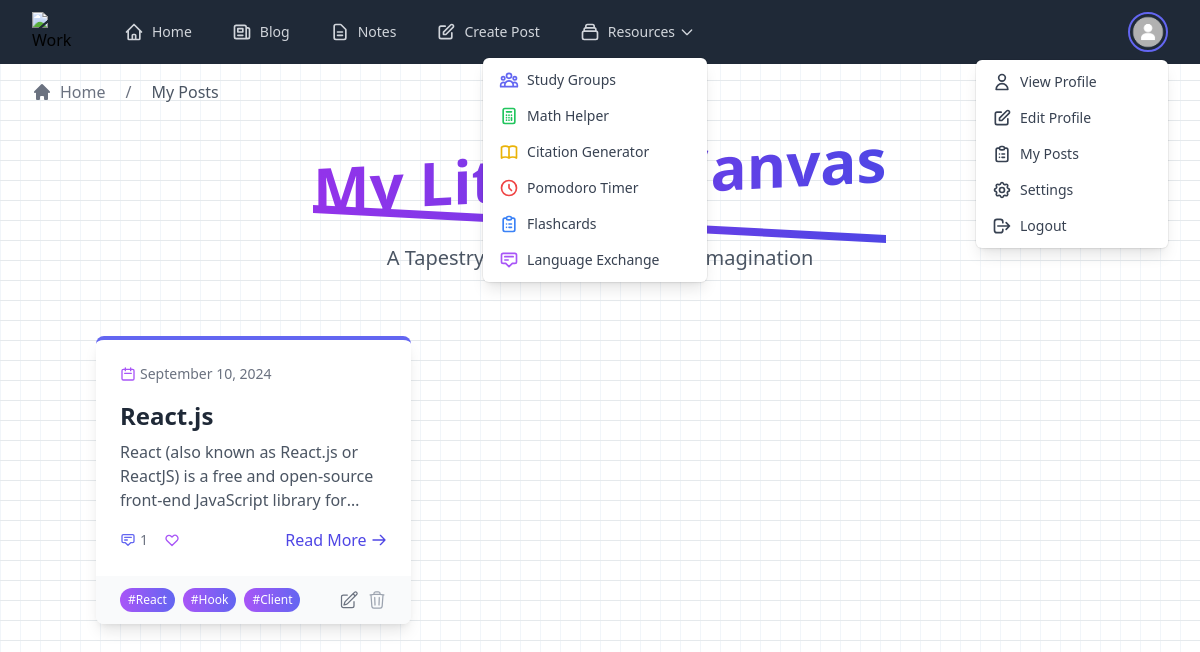
Screenshot of /my-posts (signed in) with the database file from the repository.
### models/post.py (models this page shows, shortened)
class Post(db.Model):
    id = db.Column(db.Integer, primary_key=True)
    title = db.Column(db.String(100), nullable=False)
    content = db.Column(db.Text, nullable=False)
    date_posted = db.Column(db.DateTime, nullable=False, default=datetime.utcnow)
    user_id = db.Column(db.Integer, db.ForeignKey("user.id"), nullable=False)
    comments = db.relationship("Comment", backref="post", lazy="dynamic")
    image_file = db.Column(db.String(20), nullable=True)
    tags = db.relationship(
        "Tag", secondary=post_tags, backref=db.backref("posts", lazy="dynamic")
    )
    likes = db.relationship(
        "User", secondary=post_likes, backref=db.backref("posts_liked", lazy="dynamic")
    )

### models/tag.py (models this page shows, shortened)
class Tag(db.Model):
    id = db.Column(db.Integer, primary_key=True)
    name = db.Column(db.String(50), unique=True, nullable=False)

### routes/main.py (the view)
@main.route('/my-posts')
@login_required
def my_posts():
    posts = Post.query.filter_by(author=current_user).order_by(Post.date_posted.desc()).all()
    return render_template('my_posts.html', posts=posts)

### models/user.py (called while the page is built)
@login_manager.user_loader
def load_user(user_id):
    return User.query.get(int(user_id))

### templates/my_posts.html (shortened to what this page needs)
{% extends "base.html" %}
{% block breadcrumbs %}
    {{ super() }}
    <span class="mx-5 text-gray-500">/</span>
    <span class="text-gray-600">My Posts</span>
{% endblock %}
{% block content %}
<div class="min-h-screen py-12 px-4 sm:px-6 lg:px-8">
    <div class="max-w-7xl mx-auto">
        <div class="text-center mb-16">
            <div class="inline-block">
                <h1 class="text-6xl font-extrabold text-transparent bg-clip-text bg-gradient-to-r from-purple-600 to-indigo-600 mb-4 transform -skew-y-3">
                </h1>
            </div>
            <p class="mt-4 text-xl text-gray-600">A Tapestry of Words, Woven with Imagination</p>
        </div>
        {% if posts %}
            <div class="grid grid-cols-1 md:grid-cols-2 lg:grid-cols-3 gap-8">
                {% for post in posts %}
                    <div class="bg-white rounded-lg shadow-lg overflow-hidden border-t-4 border-indigo-500">
                        <div class="p-6">
                            <div class="flex items-center justify-between mb-4">
                                <span class="text-sm text-gray-500 flex items-center">
                                    <svg xmlns="http://www.w3.org/2000/svg" class="h-4 w-4 mr-1 text-purple-500" fill="none" viewBox="0 0 24 24" stroke="currentColor">
                                        <path stroke-linecap="round" stroke-linejoin="round" stroke-width="2" d="M8 7V3m8 4V3m-9 8h10M5 21h14a2 2 0 002-2V7a2 2 0 00-2-2H5a2 2 0 00-2 2v12a2 2 0 002 2z" />
                                    </svg>
                                    {{ post.date_posted.strftime('%B %d, %Y') }}
                                </span>
                            </div>
                            <h2 class="text-2xl font-bold text-gray-800 mb-2 hover:text-indigo-600 transition duration-300">{{ post.title }}</h2>
                            <p class="text-gray-600 mb-4 line-clamp-3">{{ post.content }}</p>
                            <div class="flex items-center justify-between">
                                <div class="flex items-center space-x-4">
                                    <span class="text-sm text-gray-500 flex items-center">
                                        <svg xmlns="http://www.w3.org/2000/svg" class="h-4 w-4 mr-1 text-indigo-500" fill="none" viewBox="0 0 24 24" stroke="currentColor">
                                            <path stroke-linecap="round" stroke-linejoin="round" stroke-width="2" d="M7 8h10M7 12h4m1 8l-4-4H5a2 2 0 01-2-2V6a2 2 0 012-2h14a2 2 0 012 2v8a2 2 0 01-2 2h-3l-4 4z" />
                                        </svg>
                                        {{ post.comments.count() }}
                                    </span>
                                    <span class="text-sm text-gray-500 flex items-center">
                                    </span>
                                </div>
                                <a href="{{ url_for('main.post', post_id=post.id) }}" class="text-indigo-600 hover:text-purple-600 transition duration-300 flex items-center">
                                    Read More
                                    <svg xmlns="http://www.w3.org/2000/svg" class="h-4 w-4 ml-1" fill="none" viewBox="0 0 24 24" stroke="currentColor">
                                        <path stroke-linecap="round" stroke-linejoin="round" stroke-width="2" d="M14 5l7 7m0 0l-7 7m7-7H3" />
                                    </svg>
                                </a>
                            </div>
                        </div>
                        <div class="bg-gray-50 px-6 py-3 flex justify-between items-center">
                            <div class="flex items-center space-x-2 overflow-x-auto">
                                {% for tag in post.tags[:3] %}
                                    <span class="text-xs bg-gradient-to-r from-purple-500 to-indigo-500 text-white px-2 py-1 rounded-full whitespace-nowrap">
                                        #{{ tag.name }}
                                    </span>
                                {% endfor %}
                            </div>
                            <div class="flex space-x-2">
                                <button class="text-gray-500 transition-colors duration-200 hover:text-indigo-500 focus:outline-none">
                                </button>
                                <button onclick="confirmDelete({{ post.id }})" class="text-gray-400 transition-colors duration-200 hover:text-red-600 focus:outline-none">
                                </button>
                            </div>
                        </div>
                    </div>
                {% endfor %}
            </div>
        {% endif %}
    </div>
</div>
{% endblock %}

### rows the page displays
Post: date_posted "September 10, 2024", title "React.js", content "React (also known as React.js or ReactJS) is a free and open-source front-end JavaScript library…", comments.count "1"
Tag: name "React"
Tag: name "Hook"
Tag: name "Client"
